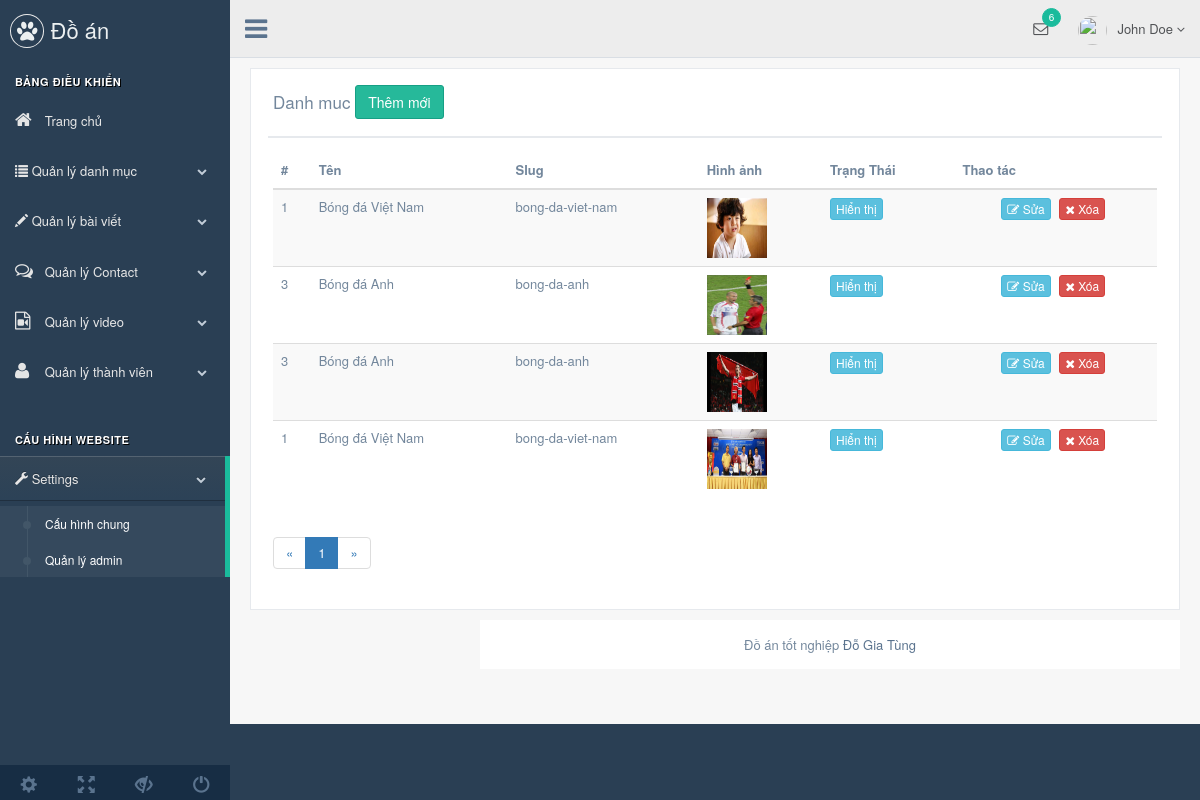
The page /admin/modules/posts/index.php on the database its author committed.
### tables this page shows
CREATE TABLE `posts` (
  `id` int(11) NOT NULL,
  `name` varchar(255) DEFAULT NULL,
  `slug` varchar(255) DEFAULT NULL,
  `category_id` int(11) DEFAULT '0',
  `describes` text,
  `content` text,
  `hot` tinyint(4) DEFAULT '0',
  `active` tinyint(4) DEFAULT '1',
  `thunbar` varchar(255) DEFAULT NULL,
  `adminid` int(11) DEFAULT NULL,
  `categoryid` int(11) DEFAULT NULL,
  `created_at` timestamp NULL DEFAULT CURRENT_TIMESTAMP,
  `updated_at` timestamp NULL DEFAULT CURRENT_TIMESTAMP ON UPDATE CURRENT_TIMESTAMP
);

CREATE TABLE `category` (
  `id` int(11) NOT NULL,
  `home` tinyint(4) DEFAULT '0',
  `parent_id` int(11) DEFAULT '0',
  `name` varchar(100) DEFAULT NULL,
  `slug` varchar(100) DEFAULT NULL,
  `active` tinyint(4) DEFAULT '1',
  `banner` varchar(100) DEFAULT NULL
);

### libraries/Function.php (called while the page is built, shortened)
                   <?php
   function base_url()
   {
       return $url  = "http://localhost/webbongda/";
   }
   function base_admin()
   {
       return  base_url() ."admin/";
   }
   function public_admin()
   {
       return base_url() . "public/admin/";
   }
   function uploads()
   {
       return base_url() . "public/upload/";
   }
?>

### libraries/Database.php (called while the page is built, shortened)
<?php
    class Database
    {
        public $link;
        public function __construct()
        {
            $this->link = mysqli_connect("localhost","root","","DoGiaTung") or die ();
            mysqli_set_charset($this->link,"utf8");
        }
        public function countTable($table)
        {
            $sql = "SELECT id FROM  {$table}";
            $result = mysqli_query($this->link, $sql) or die("Lỗi Truy Vấn countTable----" .mysqli_error($this->link));
            $num = mysqli_num_rows($result);
            return $num;
        }
        public  function fetchJone($table,$sql ,$page = 0,$row ,$pagi = false )
        {
            $data = [];
            if ($pagi == true )
            {
                $total = $this->countTable($table);
                $sotrang = ceil($total / $row);
                $start = ($page - 1 ) * $row ;
                $sql .= " LIMIT $start,$row";
                $data = [ "page" => $sotrang];
                $result = mysqli_query($this->link,$sql) or die("Lỗi truy vấn fetchJone ---- " .mysqli_error($this->link));
            }
            else
            {
                $result = mysqli_query($this->link,$sql) or die("Lỗi truy vấn fetchJone ---- " .mysqli_error($this->link));
            }
            if( $result)
            {
                while ($num = mysqli_fetch_assoc($result))
                {
                    $data[] = $num;
                }
            }
            return $data;
        }
    }
?>

### admin/autoload/autoload.php (called while the page is built, shortened)
<?php
    require_once __DIR__ . "/../../libraries/Database.php";
    require_once __DIR__ . "/../../libraries/Function.php";
    $db = new Database();

### admin/modules/posts/index.php (the view, shortened to what this page needs)
<?php
include __DIR__ ."/../../autoload/autoload.php";
    if(isset($_GET['page']))
    {
        $p = $_GET['page'];
    }
    else
    {
        $p = 1;
    }
    $sql = "SELECT * FROM posts
        LEFT JOIN category on category.id = posts.categoryid
     ";
    $posts = $db->fetchJone('posts',$sql,$p,5,true);
    if(isset($posts['page']))
    {
        $sotrang =  $posts['page'];
        unset($posts['page']);
    }
?>
<?php
    include __DIR__ ."/../../layouts/header.php";
 ?>
<div class="right_col" role="main">
   <div class="x_panel">
         <div class="x_title">
        <h2>Danh muc  <a href="add.php" class="btn btn-success">Thêm mới </a></h2>
        <div class="clearfix"></div>
    </div>
    <div class="x_content">
        <table class="table table-striped">
            <thead>
                <tr>
                    <th>#</th>
                    <th>Tên</th>
                    <th>Slug</th>
                    <th>Hình ảnh</th>
                    <th>Trạng Thái</th>
                    <th>Thao tác</th>
                </tr>
            </thead>
            <tbody>
                <?php foreach($posts as $item) :?>
                    <tr>
                        <td><?php echo $item['id'] ?></td>
                        <td><?php echo $item['name'] ?></td>
                        <td><?php echo $item['slug'] ?></td>
                        <td>
                            <img src="<?php echo uploads() ?>posts/<?php echo $item['thunbar'] ?>" width="60px" height="60px" alt="">
                        </td>
                        <td>
                            <?php if($item['active'] ==  1) :?>
                            <a href="#" class="btn  btn-info btn-xs"> Hiển thị</a>
                        <?php  else :?>
                            <a href="#" class="btn  btn-danger btn-xs">Ẩn</a>
                        <?php  endif ;?>
                        </td>
                        <td class="text-center">
                            <a href="edit.php?id=<?php echo $item['id'] ?>" class="btn  btn-info btn-xs"><i class="fa fa-edit"></i> Sửa</a>
                            <a href="delete.php?id=<?php echo $item['id'] ?>" class="btn  btn-danger btn-xs confirmation"> <i class="fa fa-times"></i> Xóa</a>
                        </td>
                    </tr>
                <?php  endforeach ;?>
            </tbody>
        </table>
        <nav aria-label="Page navigation" class="clearfix">
            <ul class="pagination" >
                <li>
                    <a href=""  aria-label="Previous">
                        <span aria-hidden="true">&laquo;</span>
                    </a>
                </li>
                <?php for(  $i = 1 ; $i <= $sotrang ; $i++ ) : ?>
                    <?php
                    if(isset($_GET['page']))
                    {
                        $p = $_GET['page'];
                    }
                    else
                    {
                        $p = 1;
                    }
                    ?>
                    <li class="<?php echo ($i == $p) ? 'active' : ''  ?>">
                        <a href="?page=<?php echo $i ;?>"><?php echo $i; ?></a>
                    </li>
                <?php endfor; ?>
                <li>
                    <a href="" aria-label="Next">
                        <span aria-hidden="true">&raquo;</span>
                    </a>
                </li>
            </ul>
        </nav>
    </div>
    </div>
<?php
     include __DIR__ ."/../../layouts/footer.php";
?>

### admin/layouts/header.php (shortened to what this page needs)
<!DOCTYPE html>
<html lang="en">
    <head>
        <link href="<?php echo public_admin() ?>css/bootstrap.min.css" rel="stylesheet">
        <link href="<?php echo public_admin() ?>css/font-awesome.min.css" rel="stylesheet">
        <link href="<?php echo public_admin() ?>css/nprogress.css" rel="stylesheet">
        <link href="<?php echo public_admin() ?>css/jquery.mCustomScrollbar.min.css" rel="stylesheet"/>
        <link href="<?php echo public_admin() ?>css/custom.min.css" rel="stylesheet">
    </head>
    <body class="nav-md">
        <div class="container body">
            <div class="main_container">
                <div class="col-md-3 left_col menu_fixed">
                    <div class="left_col scroll-view">
                        <div class="navbar nav_title" style="border: 0;">
                            <a href="<?php echo base_admin() ?>" class="site_title"><i class="fa fa-paw"></i> <span>Đồ án </span></a>
                        </div>
                        <br />
                        <div id="sidebar-menu" class="main_menu_side hidden-print main_menu">
                            <div class="menu_section">
                                <h3>Bảng điều khiển</h3>
                                <ul class="nav side-menu">
                                    <li>
                                        <a href="<?php echo base_admin()?>"><i class="fa fa-home"></i> Trang chủ</a>
                                    </li>
                                    <li>
                                        <a><i class="glyphicon glyphicon-list"></i> Quản lý danh mục <span class="fa fa-chevron-down"></span></a>
                                    </li>
                                    <li>
                                        <a><i class="glyphicon glyphicon-pencil"></i> Quản lý bài viết<span class="fa fa-chevron-down"></span></a>
                                    </li>
                                    <li>
                                        <a><i class="fa fa-comments-o"></i> Quản lý Contact<span class="fa fa-chevron-down"></span></a>
                                    </li>
                                    <li>
                                        <a><i class="fa fa-file-video-o"></i> Quản lý video<span class="fa fa-chevron-down"></span></a>
                                    </li>
                                     <li>
                                        <a><i class="fa fa-user"></i> Quản lý thành viên<span class="fa fa-chevron-down"></span></a>
                                    </li>
                                </ul>
                            </div>
                            <div class="menu_section">
                                <h3>Cấu hình website</h3>
                                <ul class="nav side-menu">
                                    <li>
                                        <a><i class="glyphicon glyphicon-wrench"></i> Settings<span class="fa fa-chevron-down"></span></a>
                                        <ul class="nav child_menu">
                                            <li><a href="">Cấu hình chung</a></li>
                                            <li><a href="">Quản lý admin</a></li>
                                        </ul>
                                    </li>
                                </ul>
                            </div>
                        </div>
                        <div class="sidebar-footer hidden-small">
                            <a data-toggle="tooltip" data-placement="top" title="Settings">
                            <span class="glyphicon glyphicon-cog" aria-hidden="true"></span>
                            </a>
                            <a data-toggle="tooltip" data-placement="top" title="FullScreen">
                            <span class="glyphicon glyphicon-fullscreen" aria-hidden="true"></span>
                            </a>
                            <a data-toggle="tooltip" data-placement="top" title="Lock">
                            <span class="glyphicon glyphicon-eye-close" aria-hidden="true"></span>
                            </a>
                            <a data-toggle="tooltip" data-placement="top" title="Logout" href="login.html">
                            <span class="glyphicon glyphicon-off" aria-hidden="true"></span>
                            </a>
                        </div>
                    </div>
                </div>
                <div class="top_nav">
                    <div class="nav_menu">
                        <nav>
                            <div class="nav toggle">
                                <a id="menu_toggle"><i class="fa fa-bars"></i></a>
                            </div>
                            <ul class="nav navbar-nav navbar-right">
                                <li class="">
                                    <a href="javascript:;" class="user-profile dropdown-toggle" data-toggle="dropdown" aria-expanded="false">
                                    <img src="images/img.jpg" alt="">John Doe
                                    <span class=" fa fa-angle-down"></span>
                                    </a>
                                </li>
                                <li role="presentation" class="dropdown">
                                    <a href="javascript:;" class="dropdown-toggle info-number" data-toggle="dropdown" aria-expanded="false">
                                    <i class="fa fa-envelope-o"></i>
                                    <span class="badge bg-green">6</span>
                                    </a>
                                </li>
                            </ul>
                        </nav>
                    </div>
                </div>

### admin/layouts/footer.php (shortened to what this page needs)
                <footer>
                    <div class="text-center">
                        Đồ án tốt nghiệp <a href="https://colorlib.com">Đỗ Gia Tùng </a>
                    </div>
                </footer>
            </div>
        </div>
    </body>
</html>

### rows shown on the page
posts: category "1", category.name "Bóng đá Việt Nam", category.slug "bong-da-viet-nam", thunbar (picture)
posts: categoryid "3", categoryid.name "Bóng đá Anh", categoryid.slug "bong-da-anh", thunbar (picture)
posts: categoryid "3", categoryid.name "Bóng đá Anh", categoryid.slug "bong-da-anh", thunbar (picture)
posts: categoryid "1", categoryid.name "Bóng đá Việt Nam", categoryid.slug "bong-da-viet-nam", thunbar (picture)
